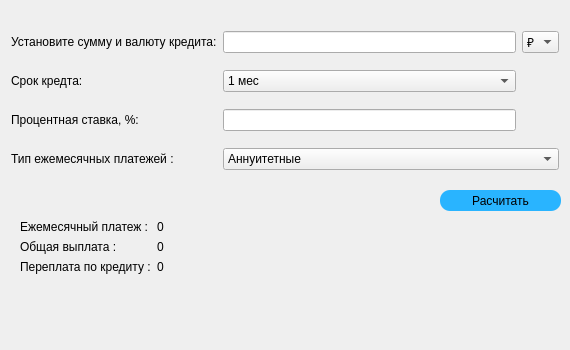
    <widget class="QWidget" name="tab_2">
     <attribute name="title">
      <string>Кредитный калькулятор</string>
     </attribute>
     <widget class="QPushButton" name="pushButton_count">
      <property name="geometry">
       <rect>
        <x>440</x>
        <y>190</y>
        <width>121</width>
        <height>21</height>
       </rect>
      </property>
      <property name="styleSheet">
       <string notr="true">QPushButton {
	border-radius: 10px;
	background-color: rgb(41, 180, 255);
	color : rgb(0, 0, 0);
} </string>
      </property>
      <property name="text">
       <string>Расчитать</string>
      </property>
     </widget>
     <widget class="QWidget" name="layoutWidget_2">
      <property name="geometry">
       <rect>
        <x>20</x>
        <y>220</y>
        <width>501</width>
        <height>121</height>
       </rect>
      </property>
      <layout class="QFormLayout" name="formLayout_1">
       <item row="2" column="1">
        <widget class="QLabel" name="label_sum">
         <property name="text">
          <string>0</string>
         </property>
        </widget>
       </item>
       <item row="2" column="0">
        <widget class="QLabel" name="label_7">
         <property name="text">
          <string>Общая выплата :</string>
         </property>
        </widget>
       </item>
       <item row="1" column="0">
        <widget class="QLabel" name="label_5">
         <property name="text">
          <string>Ежемесячный платеж :</string>
         </property>
        </widget>
       </item>
       <item row="3" column="0">
        <widget class="QLabel" name="label_6">
         <property name="text">
          <string>Переплата по кредиту :</string>
         </property>
        </widget>
       </item>
       <item row="1" column="1">
        <widget class="QLabel" name="label_per_m">
         <property name="text">
          <string>0</string>
         </property>
        </widget>
       </item>
       <item row="3" column="1">
        <widget class="QLabel" name="label_pereplata">
         <property name="text">
          <string>0</string>
         </property>
        </widget>
       </item>
      </layout>
     </widget>
     <widget class="QWidget" name="layoutWidget">
      <property name="geometry">
       <rect>
        <x>11</x>
        <y>20</y>
        <width>548</width>
        <height>162</height>
       </rect>
      </property>
      <layout class="QGridLayout" name="gridLayout_1">
       <item row="0" column="2">
        <widget class="QComboBox" name="valuta">
         <item>
          <property name="text">
           <string>₽</string>
          </property>
         </item>
         <item>
          <property name="text">
           <string>$</string>
          </property>
         </item>
         <item>
          <property name="text">
           <string>€</string>
          </property>
         </item>
        </widget>
       </item>
       <item row="1" column="0">
        <widget class="QLabel" name="label_2">
         <property name="text">
          <string>Срок кредта:</string>
         </property>
        </widget>
       </item>
       <item row="3" column="0">
        <widget class="QLabel" name="label_4">
         <property name="text">
          <string>Тип ежемесячных платежей :</string>
         </property>
        </widget>
       </item>
       <item row="0" column="1">
        <widget class="QLineEdit" name="lineEdit_sum">
         <property name="styleSheet">
          <string notr="true">font: 18pt &quot;.AppleSystemUIFont&quot;;</string>
         </property>
         <property name="text">
          <string/>
         </property>
        </widget>
       </item>
       <item row="3" column="1" colspan="2">
        <widget class="QComboBox" name="type">
         <item>
          <property name="text">
           <string>Аннуитетные</string>
          </property>
         </item>
         <item>
          <property name="text">
           <string>Дифференцированные</string>
          </property>
         </item>
        </widget>
       </item>
       <item row="2" column="0">
        <widget class="QLabel" name="label_3">
         <property name="text">
          <string>Процентная ставка, %: </string>
         </property>
        </widget>
       </item>
       <item row="0" column="0">
        <widget class="QLabel" name="label">
         <property name="text">
          <string>Установите сумму и валюту кредита:</string>
         </property>
        </widget>
       </item>
       <item row="1" column="1">
        <widget class="QComboBox" name="month">
         <item>
          <property name="text">
           <string>1 мес</string>
          </property>
         </item>
         <item>
          <property name="text">
           <string>3 мес</string>
          </property>
         </item>
         <item>
          <property name="text">
           <string>6 мес</string>
          </property>
         </item>
         <item>
          <property name="text">
           <string>9 мес</string>
          </property>
         </item>
         <item>
          <property name="text">
           <string>1 год</string>
          </property>
         </item>
         <item>
          <property name="text">
           <string>1,5 года</string>
          </property>
         </item>
         <item>
          <property name="text">
           <string>2 года</string>
          </property>
         </item>
         <item>
          <property name="text">
           <string>3 года</string>
          </property>
         </item>
         <item>
          <property name="text">
           <string>4 года</string>
          </property>
         </item>
         <item>
          <property name="text">
           <string>5 лет</string>
          </property>
         </item>
         <item>
          <property name="text">
           <string>6 лет</string>
          </property>
         </item>
         <item>
          <property name="text">
           <string>7 лет</string>
          </property>
         </item>
         <item>
          <property name="text">
           <string>10 лет</string>
          </property>
         </item>
         <item>
          <property name="text">
           <string>15 лет</string>
          </property>
         </item>
         <item>
          <property name="text">
           <string>20 лет</string>
          </property>
         </item>
         <item>
          <property name="text">
           <string>25 лет</string>
          </property>
         </item>
         <item>
          <property name="text">
           <string>30 лет</string>
          </property>
         </item>
        </widget>
       </item>
       <item row="2" column="1">
        <widget class="QLineEdit" name="percent">
         <property name="styleSheet">
          <string notr="true">font: 18pt &quot;.AppleSystemUIFont&quot;;</string>
         </property>
         <property name="text">
          <string/>
         </property>
        </widget>
       </item>
      </layout>
     </widget>
    </widget>
